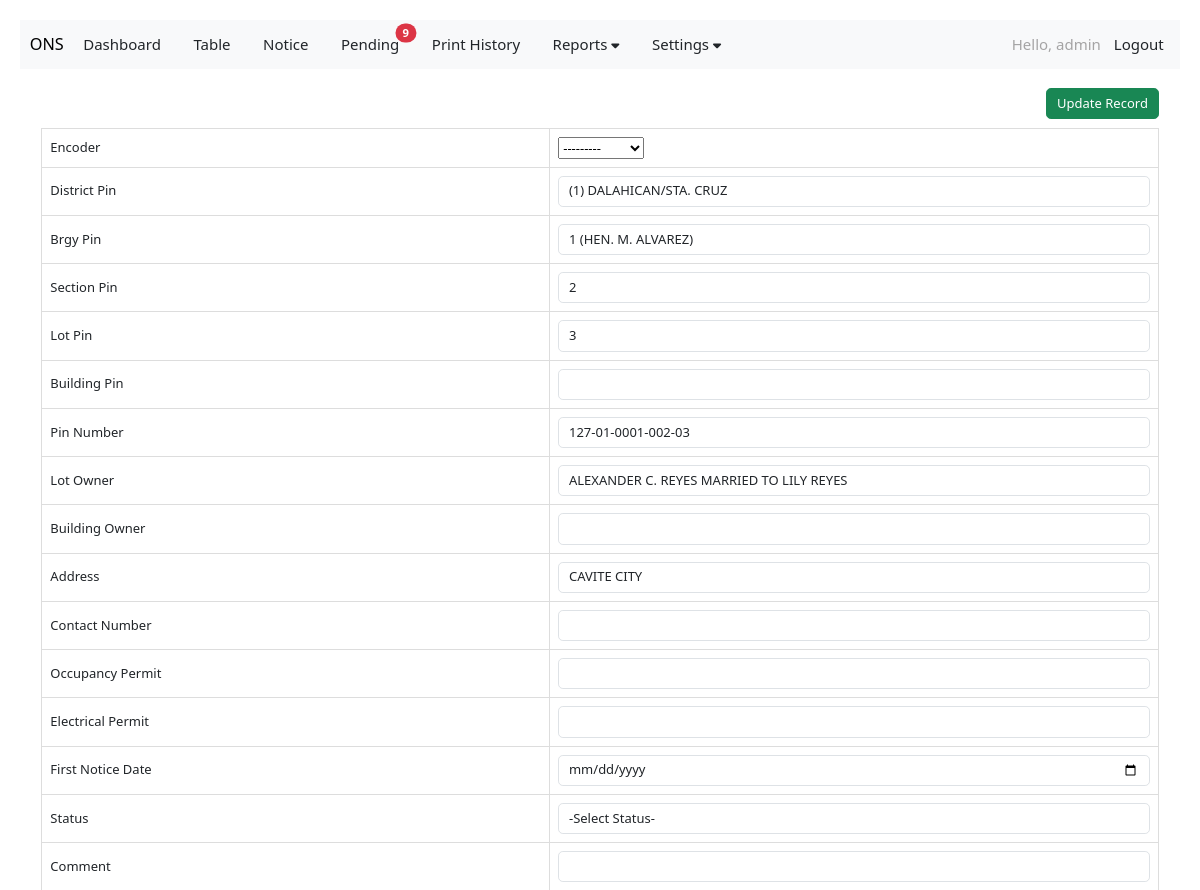
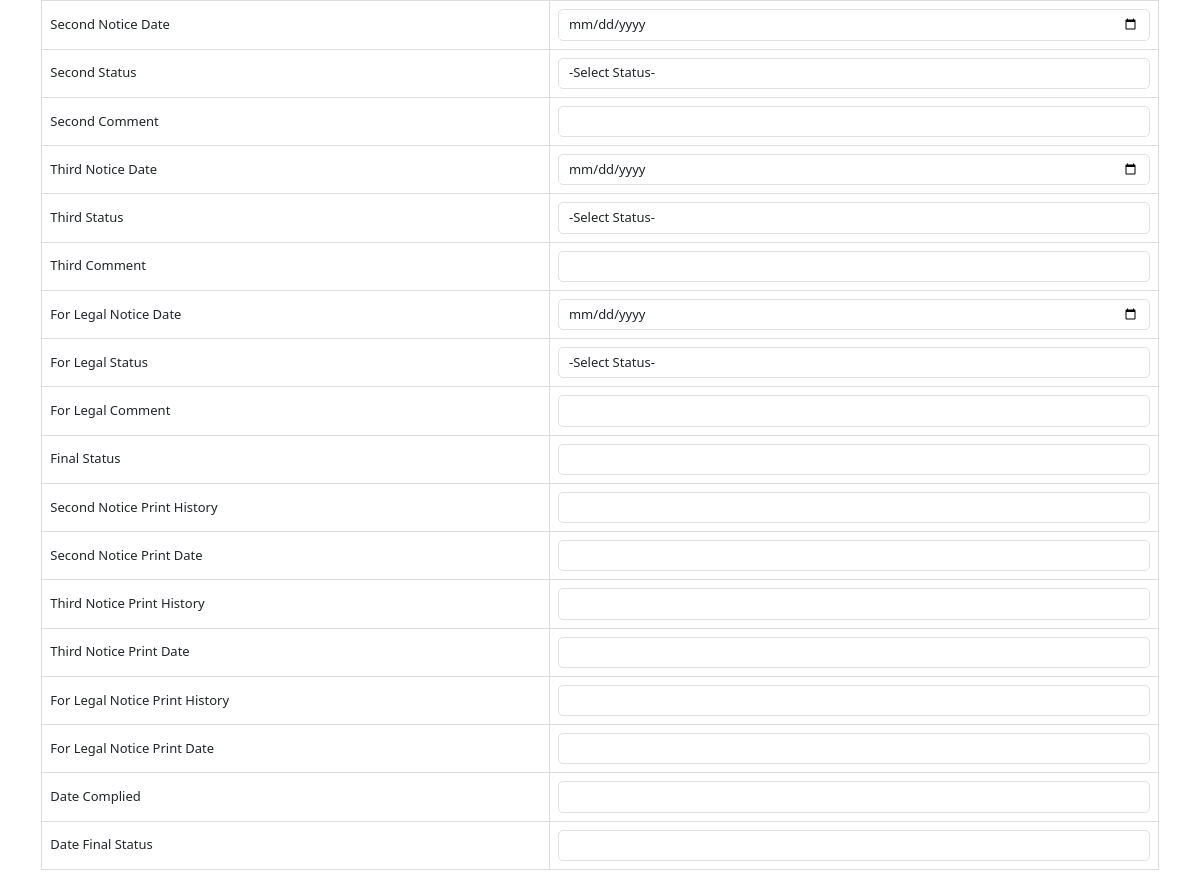
The page /update_database_table/47 (signed in) on the database its author committed (2 pictures, top to bottom).
### ONS/models.py (models this page shows, shortened)
class building_record(models.Model):
    BRGY_CHOICES = (
        ('1','1 (HEN. M. ALVAREZ)'),
        ('2','2 (C. TIRONA)'),
        ('3','3 (HEN. E. AGUINALDO)'),
        ('4','4 (HEN. M. TRIAS)'),
        ('5','5 (HEN. E. EVANGELISTA)'),
        ('6','6 (DIEGO SILANG)'),
        ('7','7 (KAPITAN KONG)'),
        ('8','8 (MANUEL S. ROJAS)'),
        ('9','9 (KANAWAY)'),
        ('10','10 (KINGFISHER)'),
        ('10A','10-A (KINGFISHER-A)'),
        ('10B','10-B (KINGFISHER-B)'),
        ('11','11 (LAWIN)'),
        ('12','12 (LOVE BIRD)'),
        ('13','13 (AGUILA)'),
        ('14','14 (LORO)'),
        ('15','15 (KILYAWAN)'),
        ('16','16 (MARTINES)'),
        ('17','17 (KALAPATI)'),
        ('18','18 (MAYA)'),
        ('19','19 (GEMINI)'),
        ('20','20 (VIRGO)'),
        ('21','21 (SCORPIO)'),
        ('22','22 (LEO)'),
        ('22A','22-A (LEO A)'),
        ('23','23 (AQUARIUS)'),
        ('24','24 (LIBRA)'),
        ('25','25 (CAPRICORN)'),
        ('26','26 (CANCER)'),
        ('27','27 (SAGITARIUS)'),
        ('28','28 (TAURUS)'),
        ('29','29 (LAO-LAO)'),
        ('29A','29-A (LAO-LAO A)'),
        ('30','30 (BID-BID)'),
        ('31','31 (MAYA-MAYA)'),
        ('32','32 (SALAY-SALAY)'),
        ('33','33 (BUWAN-BUWAN)'),
        ('34','34 (LAPU-LAPU)'),
        ('35','35 (HASA-HASA)'),
        ('36','36 (SAP-SAP)'),
        ('36A','36-A (SAP-SAP A)'),
        ('37','37 (CADENA DE AMOR)'),
        ('37A','37-A (CADENA DE AMOR A)'),
        ('38','38 (SAMPAGUITA)'),
        ('38A','38-A (SAMPAGUITA A)'),
        ('39','39 (JASMIN)'),
        ('40','40 (GUMAMELA)'),
        ('41','41 (ROSAL)'),
        ('42','42 (PINAGBUKLOD)'),
        ('42A','42-A (PINAGBUKLOD A)'),
        ('42B','42-B (PINAGBUKLOD B)'),
        ('42C','42-C (PINAGBUKLOD C)'),
        ('43','43 (PINAGPALA)'),
        ('44','44 (MALIGAYA)'),
        ('45','45 (KAUNLARAN)'),
        ('45A','45-A (KAUNLARAN A)'),
        ('46','46 (SINAGTALA)'),
        ('47','47 (PAGKAKAISA)'),
        ('47A','47-A (PAGKAKAISA A)'),
        ('47B','47-B (PAGKAKAISA B)'),
        ('48','48 (NARRA)'),
        ('48A','48-A (NARRA A)'),
        ('49','49 (AKASYA)'),
        ('49A','49-A (AKASYA A)'),
        ('50','50 (KABALYERO)'),
        ('51','51 (KAMAGONG)'),
        ('52','52 (IPIL)'),
        ('53','53 (YAKAL)'),
        ('53A','53-A (YAKAL A)'),
        ('53B','53-B (YAKAL B)'),
        ('54','54 (PECHAY)'),
        ('54A','54-A (PECHAY A)'),
        ('55','55 (AMPALAYA)'),
        ('56','56 (LABANOS)'),
        ('57','57 (REPOLYO)'),
        ('58','58 (PATOLA)'),
        ('58A','58-A (PATOLA A)'),
        ('59','59 (SITAW)'),
        ('60','60 (LETSUGAS)'),
        ('61','61 (TALONG)'),
        ('61A','61-A (TALONG A)'),
        ('062','62 (KANGKONG)'),
        ('62A','62-A (KANGKONG A)'),
        ('62B','62-B (KANGKONG B)')
    )
    DISTRICT = (
        ('1', '(1) DALAHICAN/STA. CRUZ'), # first element in tuple will be saved in database, 2nd is in form for user to view
        ('2', '(2) CARIDAD'),
        ('3', '(3) SAN ANTONIO'),
        ('4', '(4) SAN ROQUE')
    )
    STATUS = (
        ('COMPLIED', 'COMPLIED'), # first element in tuple will be saved in database, 2nd is in form for user to view
        ('LOT OWNER CONSENT', 'LOT OWNER CONSENT'),
        ('NONCOMPLIANT', 'NONCOMPLIANT'),
        ('PROCESSING', 'PROCESSING'),
        ('REASSESSMENT', 'REASSESSMENT')
    )
    created_at = models.DateTimeField(auto_now_add=True, null=True)
    created_by = models.ForeignKey(User, on_delete=models.CASCADE, related_name='building_records', null=True, blank=True)
    cavite_pin = models.CharField(max_length=3, blank=False, null=False, default=127)
    district_pin = models.CharField(max_length=2, choices=DISTRICT)
    brgy_pin = models.CharField(max_length=4, choices=BRGY_CHOICES)
    section_pin = models.CharField(max_length=3, blank=False, null=False)
    lot_pin = models.CharField(max_length=2, blank=False, null=False)
    building_pin = models.CharField(max_length=4, blank=True, null=True)
    pin_number = models.CharField(max_length=23, blank=True, null=True)
    lot_owner = models.CharField(max_length=350, blank=True, null=True)
    building_owner = models.CharField(max_length=350, blank=True, null=True)
    address = models.CharField(max_length=150, blank=True, null=True)
    contact_number = models.CharField(max_length=11, blank=True, null=True)
    occupancy_permit = models.CharField(max_length=25, blank=True, null=True)
    electrical_permit = models.CharField(max_length=25, blank=True, null=True)
    first_notice_date = models.DateField(null=True, blank=True)
    status = models.CharField(max_length=50, blank=True, choices=STATUS)
    comment =   models.CharField(max_length=50, blank=True, null=True)
    second_notice_date = models.DateField(null=True, blank=True)
    second_status = models.CharField(null=True,max_length=50, blank=True, choices=STATUS)
    second_comment =   models.CharField(max_length=50, blank=True, null=True)
    third_notice_date = models.DateField(null=True, blank=True)
    third_status = models.CharField(null=True,max_length=50, blank=True, choices=STATUS)
    third_comment =   models.CharField(max_length=50, blank=True, null=True)
    for_legal_notice_date = models.DateField(null=True, blank=True)
    for_legal_status = models.CharField(null=True,max_length=50, blank=True, choices=STATUS)
    for_legal_comment =   models.CharField(max_length=50, blank=True, null=True)
    final_status = models.CharField(max_length=23, blank=True, null=True)
    first_notice_print_history = models.CharField(max_length=50, blank=True, null=True)
    second_notice_print_history = models.CharField(max_length=50, blank=True, null=True)
    second_notice_print_date = models.DateField(null=True, blank=True)
    third_notice_print_history = models.CharField(max_length=50, blank=True, null=True)
    third_notice_print_date = models.DateField(null=True, blank=True)
    for_legal_notice_print_history = models.CharField(max_length=50, blank=True, null=True)
    for_legal_notice_print_date = models.DateField(null=True, blank=True)
    date_complied =  models.DateField(null=True, blank=True)
    date_final_status = models.DateField(null=True, blank=True)
    history = HistoricalRecords()

### ONS/views.py (the view)
# urls.py: path('update_database_table/<int:pk>', views.update_database_table, name='update_database_table'),
@login_required
def update_database_table(request, pk):
    if not request.user.is_staff:
        messages.warning(request, "You do not have permission to view this page.")
        return redirect('dashboard')  # Redirect to a different page, e.g., home
    current_record = building_record.objects.get(id=pk)
    form = Add_Records(request.POST or None, instance=current_record)
    for field in form.fields.values():
        field.widget.attrs.pop('readonly', None)  # Remove readonly attribute if it exists
        field.required = False  # Set the field as not required
    if form.is_valid():
        if form.has_changed():
            changed_fields = form.changed_data
            print(f"Changed fields: {changed_fields}")  # Print the changed fields
            form.save()
            messages.success(request, 'Record updated successfully!')
            return redirect('update_database_table', pk=pk)
        else:  # If no changes were made
            messages.info(request, "The record remains unchanged.")
            return redirect('update_database_table', pk=pk)
    else:
        for field, errors in form.errors.items():
            for error in errors:
                messages.warning(request, f"{field}: {error}")
    return render(request, 'update_database_table.html', {'form': form})

### ONS/templates/update_database_table.html (shortened to what this page needs)
{% extends 'base.html' %}
{% block content %}
<body>
<form method="POST" enctype="multipart/form-data">
    <button class="btn btn-success" style="float: right;" type="submit">Update Record</button>
    <br>
<table>
    <tbody>
         <tr>
            <td>Encoder</td>
            <td>{{ form.created_by }}</td>
        </tr>
        <tr>
            <td>District Pin</td>
            <td>{{ form.district_pin }}</td>
        </tr>
        <tr>
            <td>Brgy Pin</td>
            <td>{{ form.brgy_pin }}</td>
        </tr>
        <tr>
            <td>Section Pin</td>
            <td>{{ form.section_pin }}</td>
        </tr>
        <tr>
            <td>Lot Pin</td>
            <td>{{ form.lot_pin }}</td>
        </tr>
        <tr>
            <td>Building Pin</td>
            <td>{{ form.building_pin }}</td>
        </tr>
        <tr>
            <td>Pin Number</td>
            <td>{{ form.pin_number }}</td>
        </tr>
        <tr>
            <td>Lot Owner</td>
            <td>{{ form.lot_owner }}</td>
        </tr>
        <tr>
            <td>Building Owner</td>
            <td>{{ form.building_owner }}</td>
        </tr>
        <tr>
            <td>Address</td>
            <td>{{ form.address }}</td>
        </tr>
        <tr>
            <td>Contact Number</td>
            <td>{{ form.contact_number }}</td>
        </tr>
        <tr>
            <td>Occupancy Permit</td>
            <td>{{ form.occupancy_permit }}</td>
        </tr>
        <tr>
            <td>Electrical Permit</td>
            <td>{{ form.electrical_permit }}</td>
        </tr>
        <tr>
            <td>First Notice Date</td>
            <td>{{ form.first_notice_date }}</td>
        </tr>
        <tr>
            <td>Status</td>
            <td>{{ form.status }}</td>
        </tr>
        <tr>
            <td>Comment</td>
            <td>{{ form.comment }}</td>
        </tr>
        <tr>
            <td>Second Notice Date</td>
            <td>{{ form.second_notice_date }}</td>
        </tr>
        <tr>
            <td>Second Status</td>
            <td>{{ form.second_status }}</td>
        </tr>
        <tr>
            <td>Second Comment</td>
            <td>{{ form.second_comment }}</td>
        </tr>
        <tr>
            <td>Third Notice Date</td>
            <td>{{ form.third_notice_date }}</td>
        </tr>
        <tr>
            <td>Third Status</td>
            <td>{{ form.third_status }}</td>
        </tr>
        <tr>
            <td>Third Comment</td>
            <td>{{ form.third_comment }}</td>
        </tr>
        <tr>
            <td>For Legal Notice Date</td>
            <td>{{ form.for_legal_notice_date }}</td>
        </tr>
        <tr>
            <td>For Legal Status</td>
            <td>{{ form.for_legal_status }}</td>
        </tr>
        <tr>
            <td>For Legal Comment</td>
            <td>{{ form.for_legal_comment }}</td>
        </tr>
        <tr>
            <td>Final Status</td>
            <td>{{ form.final_status }}</td>
        </tr>
        <tr>
            <td>Second Notice Print History</td>
            <td>{{ form.second_notice_print_history }}</td>
        </tr>
        <tr>
            <td>Second Notice Print Date</td>
            <td>{{ form.second_notice_print_date }}</td>
        </tr>
        <tr>
            <td>Third Notice Print History</td>
            <td>{{ form.third_notice_print_history }}</td>
        </tr>
        <tr>
            <td>Third Notice Print Date</td>
            <td>{{ form.third_notice_print_date }}</td>
        </tr>
        <tr>
            <td>For Legal Notice Print History</td>
            <td>{{ form.for_legal_notice_print_history }}</td>
        </tr>
        <tr>
            <td>For Legal Notice Print Date</td>
            <td>{{ form.for_legal_notice_print_date }}</td>
        </tr>
        <tr>
            <td>Date Complied</td>
            <td>{{ form.date_complied }}</td>
        </tr>
        <tr>
            <td>Date Final Status</td>
            <td>{{ form.date_final_status }}</td>
        </tr>
    </tbody>
</table>
</form>
</body>
{% endblock %}

### ONS/templates/navbar.html (shortened to what this page needs)
<link rel="stylesheet" href="https://cdn.jsdelivr.net/npm/bootstrap-icons@1.5.0/font/bootstrap-icons.css">
<link rel="stylesheet" href="https://cdnjs.cloudflare.com/ajax/libs/font-awesome/6.0.0-beta3/css/all.min.css">
<nav class="navbar navbar-expand-lg bg-body-tertiary">
    <div class="container-fluid">
        <a class="navbar-brand" href="{% url 'home' %}">ONS</a>
        <ul class="navbar-nav me-auto mb-2 mb-lg-0">
            <li class="nav-item me-4">
                <a class="nav-link" aria-current="page" href="{% url 'dashboard' %}">Dashboard</a>
            </li>
            <li class="nav-item me-4">
                <a class="nav-link" aria-current="page" href="{% url 'home' %}">Table</a>
            </li>
            <li class="nav-item me-4">
                <a class="nav-link position-relative" aria-current="page" href="{% url 'notice' %}">
                    Notice
                </a>
            </li>
            <li class="nav-item me-4">
                <a class="nav-link position-relative" aria-current="page" href="{% url 'pending_notice' %}">
                    Pending
                    {% if no_of_pending_notice > 0 %}
                    <span class="position-absolute top-1 start-100 translate-middle badge rounded-pill bg-danger">
                        {{ no_of_pending_notice }}
                    </span>
                    {% endif %}
                </a>
            </li>
            <li class="nav-item me-4">
                <a class="nav-link" aria-current="page" href="{% url 'print_history' %}">Print History</a>
            </li>
            <li class="nav-item dropdown me-4">
                <a class="nav-link dropdown-toggle" href="#" id="settingsDropdown" role="button" data-bs-toggle="dropdown" aria-expanded="false">
                    Reports <i class="fas fa-caret-down"></i></a>
            </li>
            <li class="nav-item dropdown me-4">
                <a class="nav-link dropdown-toggle" href="#" id="settingsDropdown" role="button" data-bs-toggle="dropdown" aria-expanded="false">
                    Settings <i class="fas fa-caret-down"></i>
                </a>
            </li>
        </ul>
        <ul class="navbar-nav ms-auto mb-2 mb-lg-0">
            <li class="nav-item">
                <a class="nav-link" style="color: rgb(130, 129, 129); opacity: 0.7;">Hello, {{ user.username }}</a>
            </li>
            {% if user.is_authenticated %}
                <li class="nav-item">
                    <a class="nav-link" href="{% url 'logout' %}">Logout</a>
                </li>
            {% else %}
                <li class="nav-item">
                    <a class="nav-link" href="#">Login</a>
                </li>
            {% endif %}
        </ul>
    </div>
</nav>

### rows shown on the page
building_record: created_by "---------", district_pin "(1) DALAHICAN/STA. CRUZ", brgy_pin "1 (HEN. M. ALVAREZ)", section_pin "2", lot_pin "3", pin_number "127-01-0001-002-03", lot_owner "ALEXANDER C. REYES MARRIED TO LILY REYES", address "CAVITE CITY", status "-Select Status-", second_status "-Select Status-", third_status "-Select Status-", for_legal_status "-Select Status-"

### other values the page prints
{{ no_of_pending_notice }} "9"
{{ user.username }} "admin"
